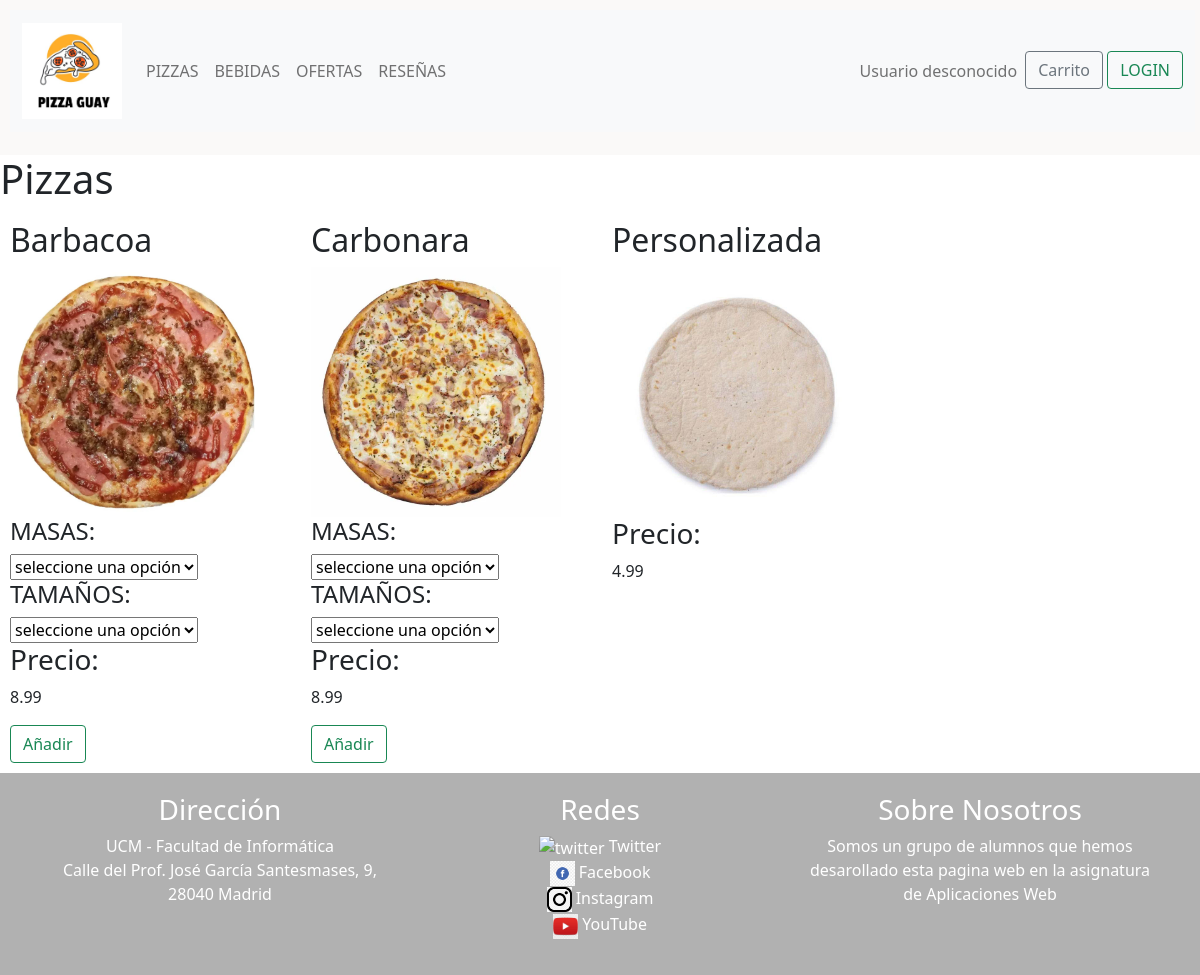
Screenshot of /pizzas.php with the database file from the repository.
### tables this page shows
CREATE TABLE `pizzas` (
  `ID_Pizza` int(30) NOT NULL,
  `Precio` double NOT NULL,
  `Personalizada` tinyint(1) NOT NULL,
  `Nombre` varchar(30) NOT NULL,
  `Imagen` varchar(30) NOT NULL
);

### includes/src/Pizzas.php (called while the page is built, shortened)
<?php
class Pizzas
{
    private $nombre;
    private $image;
    public function __construct($id_pizza, $precio, $personalizada, $nombre, $image)
    {
        $this->nombre = $nombre;
        $this->image = $image;
    }
    public static function getPizzas(){
        $app = Aplicacion::getInstancia();
        $conn = $app->conexionBd();
        $query = "SELECT * FROM pizzas";
        $resultado=$conn->query($query);
        return $resultado;
    }
    public static function muestraPizzas(){
        $pizzas = self::getPizzas();
        $arrayPizzas = array();
        if(mysqli_num_rows($pizzas)>0){
            $i=0;
            while($row = mysqli_fetch_assoc($pizzas)) {
                $id_pizza=$row['ID_Pizza'];
                $precio=$row['Precio'];
                $personalizada=$row['Personalizada'];
                $nombre=$row['Nombre'];
                $image=$row['Imagen'];
                $p = new Pizzas($id_pizza, $precio, $personalizada, $nombre, $image);
                $arrayPizzas[$i] = $p;
                $i += 1;
            }
        }
        return $arrayPizzas;
    }
    public function get_nombre()
    {
        return $this->nombre;
    }
    public function get_image()
    {
        return $this->image;
    }
}

### includes/src/Masas.php (called while the page is built, shortened)
<?php
class Masas
{
    private $tipo;
    public function __construct($id_masa, $tipo)
    {
        $this->tipo = $tipo;
    }
    public static function getMasas(){
        $app = Aplicacion::getInstancia();
        $conn = $app->conexionBd();
        $query = "SELECT * FROM masas";
        $resultado=$conn->query($query);
        return $resultado;
    }
    public static function muestraMasas(){
        $masas = self::getMasas();
        $arrayMasas = array();
        if(mysqli_num_rows($masas)>0){
            $i=0;
            while($row = mysqli_fetch_assoc($masas)) {
                $id_masa=$row['ID_Masa'];
                $tipo=$row['Tipo'];
                $p = new Masas($id_masa, $tipo);
                $arrayMasas[$i] = $p;
                $i += 1;
            }
        }
        return $arrayMasas;
    }
    public function get_tipo()
    {
        return $this->tipo;
    }
}

### includes/src/Tamanios.php (called while the page is built, shortened)
<?php
class Tamaños
{
    private $tamaño;
    private $precio;
    public function __construct($id_tamaño, $tamaño, $precio)
    {
        $this->tamaño = $tamaño;
        $this->precio = $precio;
    }
    public static function getTamaño(){
        $app = Aplicacion::getInstancia();
        $conn = $app->conexionBd();
        $query = "SELECT * FROM tamaños";
        $resultado=$conn->query($query);
        return $resultado;
    }
    public static function muestraTamaños(){
        $tamanio = self::getTamaño();
        $arrayTamaño = array();
        if(mysqli_num_rows($tamanio)>0){
            $i=0;
            while($row = mysqli_fetch_assoc($tamanio)) {
                $id_tamaño=$row['ID_Tamaño'];
                $tamaño=$row['Tamaño'];
                $precio=$row['Precio'];
                $p = new Tamaños($id_tamaño, $tamaño, $precio);
                $arrayTamaño[$i] = $p;
                $i += 1;
            }
        }
        return $arrayTamaño;
    }
    public function get_tamaño()
    {
        return $this->tamaño;
    }
    public function get_precio()
    {
        return $this->precio;
    }
}

### includes/src/FormularioPersonalizada.php (the view, shortened to what this page needs)
<?php
require_once __DIR__.'/Pizzas.php';
require_once __DIR__.'/Masas.php';
require_once __DIR__.'/Tamanios.php';
class FormularioPersonalizada extends Form
{
    public function pizzas(){
        $pizzas = Pizzas::muestraPizzas();
        $pizzaString="";
        $i=1;
        $pizzaString = $pizzaString . '<div class="row">';
        foreach ($pizzas as $val) {
            $pizzaString = $pizzaString . '<div class="col-md-3">';
            $nombre=$val->get_nombre();
            $image=$val->get_image();
            $precio=$val->get_precio();
            $pers=$val->get_personalizada();
            $formulario=self::formularioPersonalizada();
            $pizzaString = $pizzaString . '<h2>' . $nombre . '</h2>';
            $pizzaString = $pizzaString . '<form id="form" name="form" method="post" autocomplete="off">';
            if($pers==1){
                $pizzaString = $pizzaString . '<a href="editorPizza.php"><img src="' . $image . '" WIDTH=250 HEIGHT=250 class="img-fluid"></a>';
            }
            else{
                $pizzaString = $pizzaString . '<img src="' . $image . '" WIDTH=250 HEIGHT=250 class="img-fluid">';
                $pizzaString = $pizzaString . $formulario;
            }
            $pizzaString = $pizzaString . ' <h3>Precio:</h3>
            <p id="precio">  ' . $precio . '</p>';
            if($pers!=1){
                $pizzaString = $pizzaString . '<input class="btn btn-outline-success" name="'.$i.'" type="submit" id="'.$i.'"value="Añadir"/>';
            }
            $pizzaString = $pizzaString . '</form>';
            $pizzaString = $pizzaString . '</div>';
        }
        $pizzaString = $pizzaString . '</div>';
        return $pizzaString;
    }
    public function formularioPersonalizada(){
        $masas = Masas::muestraMasas();
        $html= '<h4>MASAS: </h4>';
        $html= $html . '<select name="masas">
        <option disabled selected>seleccione una opción</option>';
        foreach ($masas as $val) {
            $tipo=$val->get_tipo();
            $html = $html . '<option>' . $tipo . ' </option>';
        }
        $html = $html . '</select></br>';
        $tamaños = Tamaños::muestraTamaños();
        $html= $html . '<h4>TAMAÑOS: </h4>';
        $html = $html . '<select name="tamaño" onchange="precioTam(this)">
        <option disabled selected>seleccione una opción</option>';
        foreach ($tamaños as $val) {
            $tamaño=$val->get_tamaño();
            $precio=$val->get_precio();
            $html = $html . '<option value="'.$precio.'"> ' . $tamaño . ' </option>';
        }
        $html = $html . '</select>';
        $html = $html .'<br>';
        return $html;
    }
}
?>

### css/estilo.css (style rules this page uses)
body { background-color: #CDCDCD; }
body { font-family: 'Rubik', sans-serif; color:crimson; font-size: 16px; }

### rows the page displays
pizzas: Nombre "Barbacoa", Imagen (picture)
pizzas: Nombre "Carbonara", Imagen (picture)
pizzas: Nombre "Personalizada", Imagen (picture)
tamaños: Precio "4.99"

### other values shown
$tituloPagina "Pizzas"
$precio "8.99 8.99"
